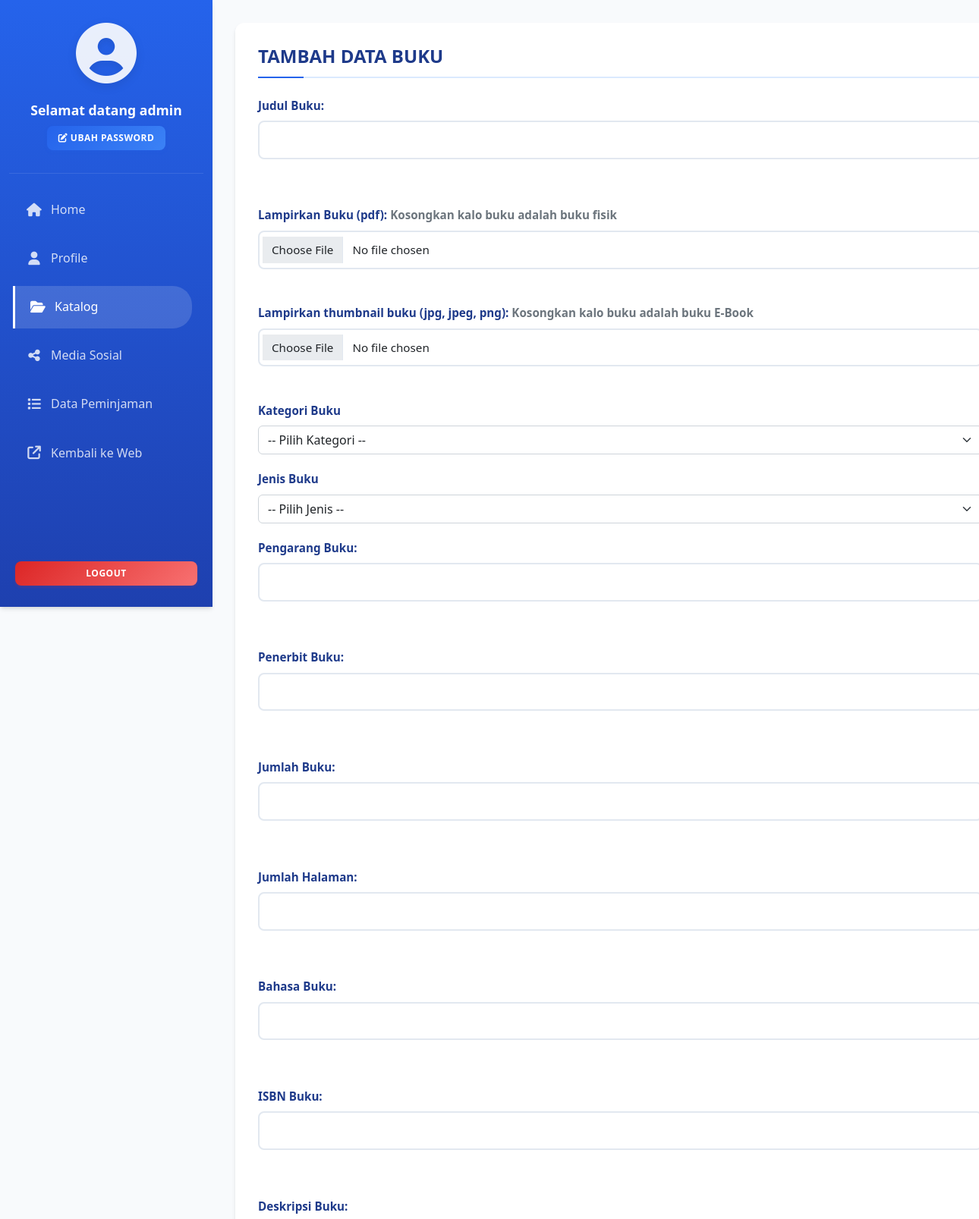
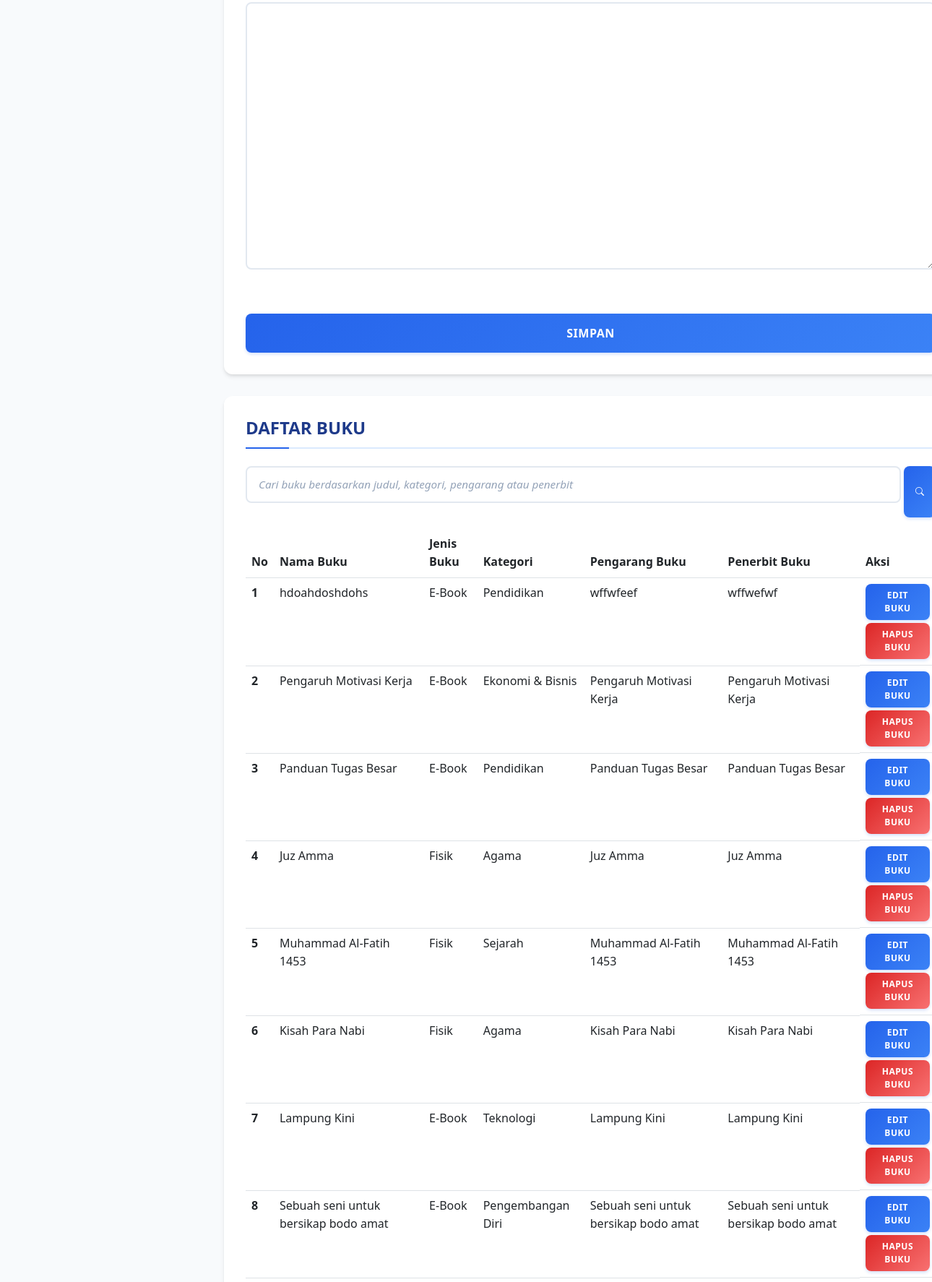
The app's page /admin/pages/add_book.php (signed in, upper part) with its own data (2 pictures, top to bottom).
### tables this page shows
CREATE TABLE `buku` (
  `id_buku` int NOT NULL AUTO_INCREMENT,
  `judul_buku` varchar(100) NOT NULL,
  `lampiran_buku` varchar(100) NOT NULL DEFAULT '"#"',
  `thumbnail_buku` varchar(100) NOT NULL DEFAULT '"#"',
  `id_informasi` int NOT NULL,
  `kategori_buku` varchar(100) NOT NULL,
  `jenis_buku` enum('Fisik','E-Book') NOT NULL DEFAULT 'E-Book',
  `pengarang_buku` varchar(100) NOT NULL,
  `penerbit_buku` varchar(100) NOT NULL,
  `jumlah_buku` int NOT NULL,
  `download` int NOT NULL DEFAULT '1',
  `pinjam` int NOT NULL DEFAULT '1',
  `deskripsi_buku` varchar(500) NOT NULL,
  PRIMARY KEY (`id_buku`),
  KEY `FK_id_informasi_idx` (`id_informasi`),
  KEY `FK_id_buku` (`judul_buku`),
  CONSTRAINT `FK_id_informasi` FOREIGN KEY (`id_informasi`) REFERENCES `informasi` (`id_informasi`) ON DELETE CASCADE ON UPDATE CASCADE
);

### config/class.php (called while the page is built, shortened)
<?php
class Perpustakaan{
    private $conn;
    public function __construct($dbConnection){
        $this->conn = $dbConnection;
    }
    public function displayCatalogBook($page = 1, $news_per_page = 10, $topbooks = 6): array{
        $start_from = ($page - 1) * $news_per_page;
        $stmt = $this->conn->prepare("SELECT * FROM buku ORDER BY id_buku DESC LIMIT $start_from, $news_per_page");
        $stmt->execute();
        $books = $stmt->fetchAll(PDO::FETCH_ASSOC);
        $total_news = $this->conn->prepare("SELECT COUNT(*) AS TOTAL FROM buku");
        $total_news->execute();
        $total_news = $total_news->fetch(PDO::FETCH_ASSOC);
        $total_pages = ceil($total_news["TOTAL"] / $news_per_page);
        $stmt = $this->conn->prepare("SELECT * FROM buku ORDER BY download DESC LIMIT $topbooks");
        $stmt->execute();
        $books_top = $stmt->fetchAll(PDO::FETCH_ASSOC);
        $stmt = $this->conn->prepare("SELECT * FROM buku ORDER BY pinjam DESC LIMIT $topbooks");
        $stmt->execute();
        $books_lend_top = $stmt->fetchAll(PDO::FETCH_ASSOC);
        return [
            "books" => $books,
            "books_top" => $books_top,
            "books_lend_top" => $books_lend_top,
            "total_pages" => $total_pages
        ];
    }
}

### admin/pages/table.php (the view, shortened to what this page needs)
<div class="table-responsive rounded overflow-hidden ">
    <table class="table table-hover mt-3">
        <thead>
            <tr>
                <th scope="col">No</th>
                <th scope="col">Nama Buku</th>
                <th scope="col">Jenis Buku</th>
                <th scope="col">Kategori</th>
                <th scope="col">Pengarang Buku</th>
                <th scope="col">Penerbit Buku</th>
                <th scope="col">Aksi</th>
            </tr>
        </thead>
        <tbody>
            <?php
            $news_per_page = 10;
            $id_buku = ($page - 1) * $news_per_page + 1;
            if(!empty($book_collections["books"])){
                foreach ($book_collections["books"] as $book){ ?>
                    <tr>
                        <th scope="row" class="fs-sm-5"><?= htmlspecialchars($id_buku++) ?></th>
                        <td class="fs-sm-5"><?= isset($book["judul_buku"]) ? htmlspecialchars($book["judul_buku"]) : "Tidak ada judul buku" ?></td>
                        <td class="fs-sm-5"><?= isset($book["jenis_buku"]) ? htmlspecialchars($book["jenis_buku"]) : "Tidak ada jenis buku" ?></td>
                        <td class="fs-sm-5"><?= isset($book["kategori_buku"]) ? htmlspecialchars($book["kategori_buku"]) : "Tidak ada kategori buku" ?></td>
                        <td class="fs-sm-5"><?= isset($book["pengarang_buku"]) ? htmlspecialchars($book["pengarang_buku"]) : "Tidak ada pengarang buku" ?></td>
                        <td class="fs-sm-5"><?= isset($book["penerbit_buku"]) ? htmlspecialchars($book["penerbit_buku"]) : "Tidak ada penerbit buku" ?></td>
                        <td class="d-flex flex-column gap-1">
                            <button class="btn btn-primary" onclick="window.location.href='./edit_book.php?id=<?= htmlspecialchars($book['id_buku']) ?>'">
                                Edit Buku
                            </button>
                            <form action="add_book.php" class="delete_book_form" method="POST">
                                <button class="btn btn-danger w-100">
                                    Hapus Buku
                                </button>
                            </form>
                        </td>
                    </tr>
            <?php
                }
            } else { ?>
                <tr>
                    <td scope="row" class="fs-sm-5 text-center" colspan="7">Tidak ada buku</td>
                </tr>
            <?php } ?>
        </tbody>
    </table>
</div>

### assets/style/admin_home.css (style rules this page uses)
:root { --primary-blue: #2563eb; --primary-blue-dark: #1d4ed8; --primary-blue-light: #3b82f6; --primary-grey: #374151; --primary-grey-light: #4b5563; --danger-red: #dc2626; --danger-red-light: #f87171; --secondary-blue: #1e40af; --light-blue: #dbeafe; --very-light-blue: #eff6ff; --dark-blue: #1e3a8a; --success-green: #059669; --success-light: #dcfce7; --danger-red: #dc2626; --warning-orange: #d97706; --gray-50: #f8fafc; --gray-100: #f1f5f9; --gray-200: #e2e8f0; --gray-300: #cbd5e1; --gray-400: #94a3b8; --gray-500: #64748b; --gray-600: #475569; --gray-700: #334155; --gray-800: #1e293b; --gray-900: #0f172a; --white: #ffffff; --border-radius: 8px; --border-radius-lg: 12px; --box-shadow: 0 4px 6px -1px rgba(0, 0, 0, 0.1), 0 2px 4px -1px rgba(0, 0, 0, 0.06); --box-shadow-lg: 0 10px 25px -3px rgba(0, 0, 0, 0.1), 0 4px 6px -2px rgba(0, 0, 0, 0.05); --transition: all 0.3s ease; }
* { margin: 0; padding: 0; box-sizing: border-box; }
body { font-family: 'Segoe UI', Tahoma, Geneva, Verdana, sans-serif; background-color: var(--gray-50); color: var(--gray-700); line-height: 1.6; overflow-x: hidden; }
.btn-primary { background: linear-gradient(135deg, var(--primary-blue), var(--primary-blue-light)) !important; border: none !important; border-radius: var(--border-radius) !important; padding: 7px 15px !important; font-weight: 600 !important; font-size: 0.75rem; transition: var(--transition); box-shadow: 0 2px 4px rgba(37, 99, 235, 0.2); text-transform: uppercase; letter-spacing: 0.5px; }
.btn-danger { background: linear-gradient(135deg, var(--danger-red), var(--danger-red-light)) !important; border: none !important; border-radius: var(--border-radius) !important; padding: 7px 15px !important; font-weight: 600 !important; font-size: 0.75rem; transition: var(--transition); box-shadow: 0 2px 4px rgba(37, 99, 235, 0.2); text-transform: uppercase; letter-spacing: 0.5px; }
form > *:last-child { margin-bottom: 0; }

### records on screen
buku: judul_buku "hdoahdoshdohs", jenis_buku "E-Book", kategori_buku "Pendidikan", pengarang_buku "wffwfeef", penerbit_buku "wffwefwf"
buku: judul_buku "Pengaruh Motivasi Kerja", jenis_buku "E-Book", kategori_buku "Ekonomi & Bisnis", pengarang_buku "Pengaruh Motivasi Kerja", penerbit_buku "Pengaruh Motivasi Kerja"
buku: judul_buku "Panduan Tugas Besar", jenis_buku "E-Book", kategori_buku "Pendidikan", pengarang_buku "Panduan Tugas Besar", penerbit_buku "Panduan Tugas Besar"
buku: judul_buku "Juz Amma", jenis_buku "Fisik", kategori_buku "Agama", pengarang_buku "Juz Amma", penerbit_buku "Juz Amma"
buku: judul_buku "Muhammad Al-Fatih 1453", jenis_buku "Fisik", kategori_buku "Sejarah", pengarang_buku "Muhammad Al-Fatih 1453", penerbit_buku "Muhammad Al-Fatih 1453"
buku: judul_buku "Kisah Para Nabi", jenis_buku "Fisik", kategori_buku "Agama", pengarang_buku "Kisah Para Nabi", penerbit_buku "Kisah Para Nabi"
buku: judul_buku "Lampung Kini", jenis_buku "E-Book", kategori_buku "Teknologi", pengarang_buku "Lampung Kini", penerbit_buku "Lampung Kini"
buku: judul_buku "Sebuah seni untuk bersikap bodo amat", jenis_buku "E-Book", kategori_buku "Pengembangan Diri", pengarang_buku "Sebuah seni untuk bersikap bodo amat", penerbit_buku "Sebuah seni untuk bersikap bodo amat"

### other values on screen
$_SESSION['nama_user'] "admin"
